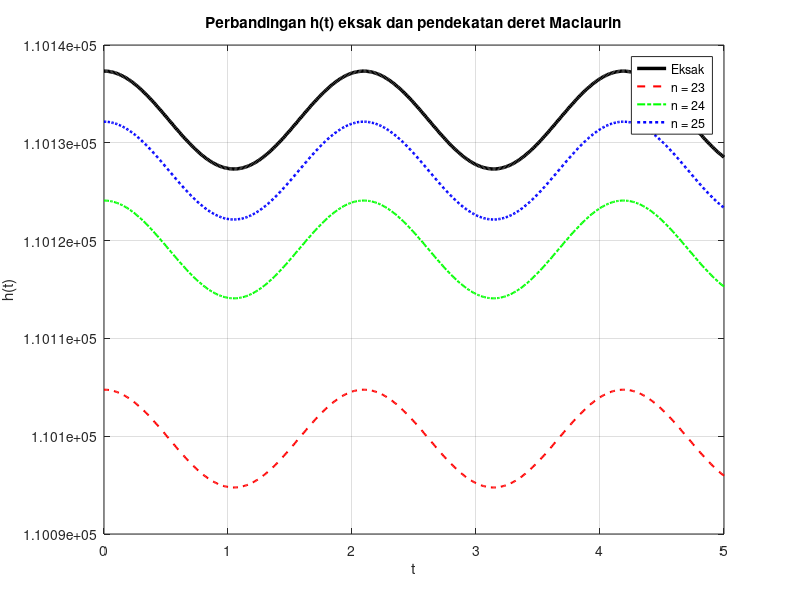
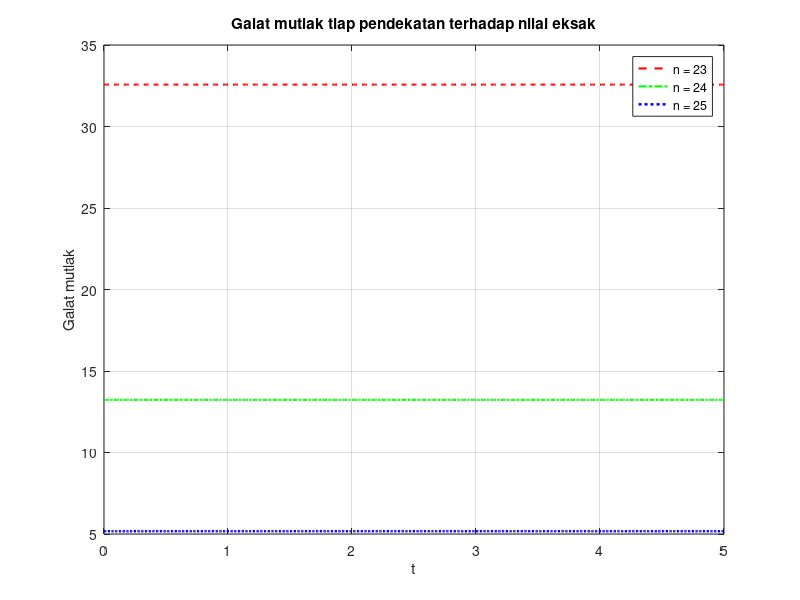

Write the MATLAB code that produced these figures, in order.
%% KASUS 1 - GALAT / ERROR PEMOTONGAN (GELOMBANG AIR LAUT)
% h(t) = h0 * ( cos(t*v/lambda) + e^x )
% cos(u) dan e^x didekati dengan deret Maclaurin sebanyak n suku
clc; clear; close all;

%% 1. Data soal
lambda = 12;            % panjang gelombang
v      = 36;            % kecepatan
x      = 10;            % nilai x pada e^x
h0     = 5;             % amplitudo
N      = [23 24 25];    % banyak suku (batas iterasi) deret
t      = linspace(0, 5, 501);   % 0 <= t <= 5 (501 titik, langkah 0,01)
u      = t*v/lambda;            % argumen cos, u = 3t

%% 2. Hasil eksak
h_eksak = h0*(cos(u) + exp(x));

%% 3. Hasil pendekatan deret Maclaurin
h_aprox = zeros(numel(N), numel(t));
e_aprox = zeros(1, numel(N));
for m = 1:numel(N)
    n     = N(m);
    cos_n = zeros(size(t));
    e_n   = 0;
    for k = 0:n-1
        cos_n = cos_n + (-1)^k * u.^(2*k) / factorial(2*k);   % suku ke-(k+1) cos
        e_n   = e_n   + x^k / factorial(k);                    % suku ke-(k+1) e^x
    end
    e_aprox(m)   = e_n;
    h_aprox(m,:) = h0*(cos_n + e_n);
end

%% 4. Galat
galat_mutlak = abs(h_aprox - repmat(h_eksak, numel(N), 1));
galat_relatif = galat_mutlak ./ repmat(abs(h_eksak), numel(N), 1) * 100;   % dalam persen
rerata_mutlak  = mean(galat_mutlak, 2);
rerata_relatif = mean(galat_relatif, 2);
toleransi = 1;   % batas toleransi 1%

%% 5. Tampilkan hasil
fprintf('e^x eksak (x = 10)  = %.6f\n\n', exp(x));
fprintf('%-4s %-16s %-14s %-18s %-14s %-12s\n', 'n', 'e^10 pendekatan', 'Galat e^10', ...
        'Rerata galat mutlak', 'Rerata rel.(%)', 'Keputusan');
for m = 1:numel(N)
    if rerata_relatif(m) < toleransi
        keputusan = 'Layak';
    else
        keputusan = 'Tidak layak';
    end
    fprintf('%-4d %-16.6f %-14.6f %-18.6f %-14.6f %-12s\n', N(m), e_aprox(m), ...
            exp(x) - e_aprox(m), rerata_mutlak(m), rerata_relatif(m), keputusan);
end

%% 6. Grafik perbandingan keempat fungsi
figure(1);
plot(t, h_eksak,      'k-',  'LineWidth', 2.5); hold on;
plot(t, h_aprox(1,:), 'r--', 'LineWidth', 1.5);
plot(t, h_aprox(2,:), 'g-.', 'LineWidth', 1.5);
plot(t, h_aprox(3,:), 'b:',  'LineWidth', 1.8);
hold off; grid on;
xlabel('t'); ylabel('h(t)');
title('Perbandingan h(t) eksak dan pendekatan deret Maclaurin');
legend('Eksak', 'n = 23', 'n = 24', 'n = 25', 'Location', 'best');

%% 7. Grafik galat mutlak
figure(2);
plot(t, galat_mutlak(1,:), 'r--', 'LineWidth', 1.5); hold on;
plot(t, galat_mutlak(2,:), 'g-.', 'LineWidth', 1.5);
plot(t, galat_mutlak(3,:), 'b:',  'LineWidth', 1.8);
hold off; grid on;
xlabel('t'); ylabel('Galat mutlak');
title('Galat mutlak tiap pendekatan terhadap nilai eksak');
legend('n = 23', 'n = 24', 'n = 25', 'Location', 'best');
